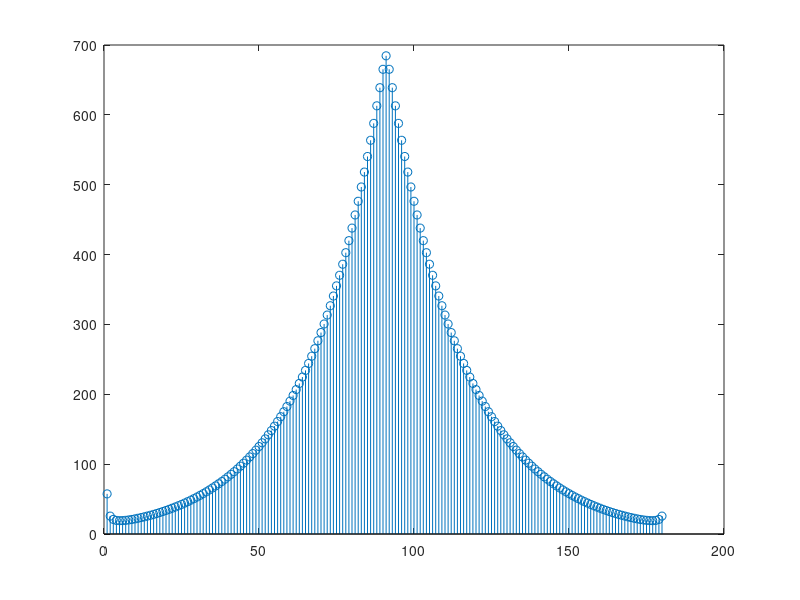

Source code (MATLAB):
function [R, Rm] = genChannCorr_lapcn(Nt, theta_deg, delta_deg)
%
% Generate the channel spatial correlaiton at the TX side. The pathloss
% is assumed to be 1.
%
% PAS MODEL
%   Laplacian (see. TR25.996 V14, Clause 4.5.4)
%   However, we do not consider antenna pattern as in 
%
% INPUT
%   Nt             The number of transmit antennas
%   theta_deg      The azimuth angle of the signal in degree
%   delta_deg      The angular spread in degree
%
% OUTPUT
%   R              Nt * Nt matrix
%   Rm             Square root of R
%
% Copyright (c) 2014-2016, CHEN Junting, eejtchen@connect.ust.hk

% DEBUG MODE
if nargin < 1
    Nt = 180;
    theta_deg = 0;
    % delta_deg = 20;
    mu_as = 1.18;
    eps_as = 0.210;
    delta_deg = 10 .^ (eps_as * randn + mu_as);
    SHOW_PAS = 1;
else
    SHOW_PAS = 0;
end

theta = theta_deg / 180 * pi;
delta = delta_deg / 180 * pi;

sigma = delta;  % We use the same notation as (4.5-2) [TR25.996 V14]

N0 = 1 / integral(@(x) exp(-sqrt(2) * abs(x-theta)/sigma), theta - pi, theta + pi);

% c = 1/(sqrt(2 * pi) * sigma * erf(pi/(sqrt(8) * sigma)));
% c = 1 / erf(pi / (sqrt(2) * sigma));
c = 1;

Corr = zeros(1, Nt);
for d = 0:Nt - 1
    my_fun = @(x) exp( - sqrt(2) * abs(x - theta) / sigma + 1i * pi * d * sin(x)) * N0;
    Corr(d + 1) = c * integral(my_fun, theta - pi, theta + pi);
end

R = zeros(Nt);
for p = 1:Nt
    for q = p:Nt
%         R(p, q) = real(Corr(q-p+1));
        R(p, q) = Corr(q-p+1);
        if p ~= q
            R(q, p) = conj(R(p, q));
        end
    end
end
     
R = R / trace(R) * Nt;

Rm = sqrtm(R);

if SHOW_PAS
    show_pas(R);
end

end
%%%%%%%%%%%%%%%%%%%%%%%%%%%%%%%%%%%%%%%%%%%%%%%%%%%%%%%%%%%%%%%%%%%%%%%%%%%
%%%%%%%%%%%%%%%%%%%%%%%%%%%%%%%%%%%%%%%%%%%%%%%%%%%%%%%%%%%%%%%%%%%%%%%%%%%
function show_pas(R)
%
% A subfunction to show the power spectrum density in angular domain

n = size(R, 1);
Ut = fft(eye(n));

Ra = Ut' * R * Ut;  % R is the covariance matrix, must real on diagonal
Gain = real(diag(Ra)).';

figure(5473),        % A random number
halfid = round(n / 2);
stem([Gain(halfid + 1:end) Gain(1:halfid)]);
end